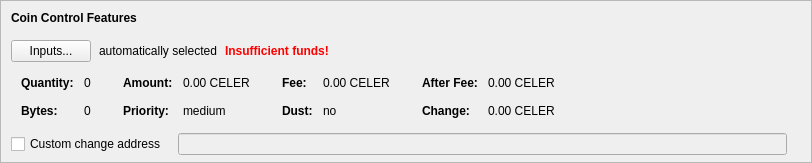
    <widget class="QFrame" name="frameCoinControl">
     <property name="sizePolicy">
      <sizepolicy hsizetype="Expanding" vsizetype="Expanding">
       <horstretch>0</horstretch>
       <verstretch>0</verstretch>
      </sizepolicy>
     </property>
     <property name="maximumSize">
      <size>
       <width>16777215</width>
       <height>16777215</height>
      </size>
     </property>
     <property name="frameShape">
      <enum>QFrame::StyledPanel</enum>
     </property>
     <property name="frameShadow">
      <enum>QFrame::Sunken</enum>
     </property>
     <layout class="QVBoxLayout" name="verticalLayoutCoinControl2">
      <property name="spacing">
       <number>0</number>
      </property>
      <property name="leftMargin">
       <number>0</number>
      </property>
      <property name="topMargin">
       <number>0</number>
      </property>
      <property name="rightMargin">
       <number>0</number>
      </property>
      <property name="bottomMargin">
       <number>6</number>
      </property>
      <item>
       <layout class="QVBoxLayout" name="verticalLayoutCoinControl" stretch="0,0,0,0,1">
        <property name="spacing">
         <number>0</number>
        </property>
        <property name="leftMargin">
         <number>10</number>
        </property>
        <property name="topMargin">
         <number>10</number>
        </property>
        <item>
         <layout class="QHBoxLayout" name="horizontalLayoutCoinControl1">
          <property name="bottomMargin">
           <number>15</number>
          </property>
          <item>
           <widget class="QLabel" name="labelCoinControlFeatures">
            <property name="sizePolicy">
             <sizepolicy hsizetype="Preferred" vsizetype="Maximum">
              <horstretch>0</horstretch>
              <verstretch>0</verstretch>
             </sizepolicy>
            </property>
            <property name="font">
             <font>
              <weight>75</weight>
              <bold>true</bold>
             </font>
            </property>
            <property name="styleSheet">
             <string notr="true">font-weight:bold;</string>
            </property>
            <property name="text">
             <string>Coin Control Features</string>
            </property>
           </widget>
          </item>
         </layout>
        </item>
        <item>
         <layout class="QHBoxLayout" name="horizontalLayoutCoinControl2" stretch="0,0,0,0">
          <property name="spacing">
           <number>8</number>
          </property>
          <property name="bottomMargin">
           <number>10</number>
          </property>
          <item>
           <widget class="QPushButton" name="pushButtonCoinControl">
            <property name="styleSheet">
             <string notr="true"/>
            </property>
            <property name="text">
             <string>Inputs...</string>
            </property>
            <property name="autoDefault">
             <bool>false</bool>
            </property>
           </widget>
          </item>
          <item>
           <widget class="QLabel" name="labelCoinControlAutomaticallySelected">
            <property name="text">
             <string>automatically selected</string>
            </property>
            <property name="margin">
             <number>5</number>
            </property>
           </widget>
          </item>
          <item>
           <widget class="QLabel" name="labelCoinControlInsuffFunds">
            <property name="font">
             <font>
              <weight>75</weight>
              <bold>true</bold>
             </font>
            </property>
            <property name="styleSheet">
             <string notr="true">color:red;font-weight:bold;</string>
            </property>
            <property name="text">
             <string>Insufficient funds!</string>
            </property>
            <property name="margin">
             <number>5</number>
            </property>
           </widget>
          </item>
          <item>
           <spacer name="horizontalSpacerCoinControl">
            <property name="orientation">
             <enum>Qt::Horizontal</enum>
            </property>
            <property name="sizeHint" stdset="0">
             <size>
              <width>40</width>
              <height>1</height>
             </size>
            </property>
           </spacer>
          </item>
         </layout>
        </item>
        <item>
         <widget class="QWidget" name="widgetCoinControl" native="true">
          <property name="sizePolicy">
           <sizepolicy hsizetype="Preferred" vsizetype="Preferred">
            <horstretch>0</horstretch>
            <verstretch>0</verstretch>
           </sizepolicy>
          </property>
          <property name="minimumSize">
           <size>
            <width>0</width>
            <height>0</height>
           </size>
          </property>
          <property name="styleSheet">
           <string notr="true"/>
          </property>
          <layout class="QHBoxLayout" name="horizontalLayoutCoinControl5">
           <property name="leftMargin">
            <number>0</number>
           </property>
           <property name="topMargin">
            <number>0</number>
           </property>
           <property name="rightMargin">
            <number>0</number>
           </property>
           <property name="bottomMargin">
            <number>0</number>
           </property>
           <item>
            <layout class="QHBoxLayout" name="horizontalLayoutCoinControl3" stretch="0,0,0,1">
             <property name="spacing">
              <number>20</number>
             </property>
             <property name="topMargin">
              <number>0</number>
             </property>
             <property name="bottomMargin">
              <number>10</number>
             </property>
             <item>
              <layout class="QFormLayout" name="formLayoutCoinControl1">
               <property name="horizontalSpacing">
                <number>10</number>
               </property>
               <property name="verticalSpacing">
                <number>14</number>
               </property>
               <property name="leftMargin">
                <number>10</number>
               </property>
               <property name="topMargin">
                <number>4</number>
               </property>
               <property name="rightMargin">
                <number>6</number>
               </property>
               <item row="0" column="0">
                <widget class="QLabel" name="labelCoinControlQuantityText">
                 <property name="font">
                  <font>
                   <weight>75</weight>
                   <bold>true</bold>
                  </font>
                 </property>
                 <property name="text">
                  <string>Quantity:</string>
                 </property>
                 <property name="margin">
                  <number>0</number>
                 </property>
                </widget>
               </item>
               <item row="0" column="1">
                <widget class="QLabel" name="labelCoinControlQuantity">
                 <property name="cursor">
                  <cursorShape>IBeamCursor</cursorShape>
                 </property>
                 <property name="contextMenuPolicy">
                  <enum>Qt::ActionsContextMenu</enum>
                 </property>
                 <property name="text">
                  <string notr="true">0</string>
                 </property>
                 <property name="margin">
                  <number>0</number>
                 </property>
                 <property name="textInteractionFlags">
                  <set>Qt::LinksAccessibleByMouse|Qt::TextSelectableByKeyboard|Qt::TextSelectableByMouse</set>
                 </property>
                </widget>
               </item>
               <item row="1" column="0">
                <widget class="QLabel" name="labelCoinControlBytesText">
                 <property name="font">
                  <font>
                   <weight>75</weight>
                   <bold>true</bold>
                  </font>
                 </property>
                 <property name="text">
                  <string>Bytes:</string>
                 </property>
                </widget>
               </item>
               <item row="1" column="1">
                <widget class="QLabel" name="labelCoinControlBytes">
                 <property name="cursor">
                  <cursorShape>IBeamCursor</cursorShape>
                 </property>
                 <property name="contextMenuPolicy">
                  <enum>Qt::ActionsContextMenu</enum>
                 </property>
                 <property name="text">
                  <string notr="true">0</string>
                 </property>
                 <property name="textInteractionFlags">
                  <set>Qt::LinksAccessibleByMouse|Qt::TextSelectableByKeyboard|Qt::TextSelectableByMouse</set>
                 </property>
                </widget>
               </item>
              </layout>
             </item>
             <item>
              <layout class="QFormLayout" name="formLayoutCoinControl2">
               <property name="horizontalSpacing">
                <number>10</number>
               </property>
               <property name="verticalSpacing">
                <number>14</number>
               </property>
               <property name="leftMargin">
                <number>6</number>
               </property>
               <property name="topMargin">
                <number>4</number>
               </property>
               <property name="rightMargin">
                <number>6</number>
               </property>
               <item row="0" column="0">
                <widget class="QLabel" name="labelCoinControlAmountText">
                 <property name="font">
                  <font>
                   <weight>75</weight>
                   <bold>true</bold>
                  </font>
                 </property>
                 <property name="text">
                  <string>Amount:</string>
                 </property>
                 <property name="margin">
                  <number>0</number>
                 </property>
                </widget>
               </item>
               <item row="0" column="1">
                <widget class="QLabel" name="labelCoinControlAmount">
                 <property name="cursor">
                  <cursorShape>IBeamCursor</cursorShape>
                 </property>
                 <property name="contextMenuPolicy">
                  <enum>Qt::ActionsContextMenu</enum>
                 </property>
                 <property name="text">
                  <string notr="true">0.00 CELER</string>
                 </property>
                 <property name="textInteractionFlags">
                  <set>Qt::LinksAccessibleByMouse|Qt::TextSelectableByKeyboard|Qt::TextSelectableByMouse</set>
                 </property>
                </widget>
               </item>
               <item row="1" column="0">
                <widget class="QLabel" name="labelCoinControlPriorityText">
                 <property name="font">
                  <font>
                   <weight>75</weight>
                   <bold>true</bold>
                  </font>
                 </property>
                 <property name="text">
                  <string>Priority:</string>
                 </property>
                </widget>
               </item>
               <item row="1" column="1">
                <widget class="QLabel" name="labelCoinControlPriority">
                 <property name="cursor">
                  <cursorShape>IBeamCursor</cursorShape>
                 </property>
                 <property name="contextMenuPolicy">
                  <enum>Qt::ActionsContextMenu</enum>
                 </property>
                 <property name="text">
                  <string>medium</string>
                 </property>
                 <property name="textInteractionFlags">
                  <set>Qt::LinksAccessibleByMouse|Qt::TextSelectableByKeyboard|Qt::TextSelectableByMouse</set>
                 </property>
                </widget>
               </item>
              </layout>
             </item>
             <item>
              <layout class="QFormLayout" name="formLayoutCoinControl3">
               <property name="horizontalSpacing">
                <number>10</number>
               </property>
               <property name="verticalSpacing">
                <number>14</number>
               </property>
               <property name="leftMargin">
                <number>6</number>
               </property>
               <property name="topMargin">
                <number>4</number>
               </property>
               <property name="rightMargin">
                <number>6</number>
               </property>
               <item row="0" column="0">
                <widget class="QLabel" name="labelCoinControlFeeText">
                 <property name="font">
                  <font>
                   <weight>75</weight>
                   <bold>true</bold>
                  </font>
                 </property>
                 <property name="text">
                  <string>Fee:</string>
                 </property>
                 <property name="margin">
                  <number>0</number>
                 </property>
                </widget>
               </item>
               <item row="0" column="1">
                <widget class="QLabel" name="labelCoinControlFee">
                 <property name="cursor">
                  <cursorShape>IBeamCursor</cursorShape>
                 </property>
                 <property name="contextMenuPolicy">
                  <enum>Qt::ActionsContextMenu</enum>
                 </property>
                 <property name="text">
                  <string notr="true">0.00 CELER</string>
                 </property>
                 <property name="textInteractionFlags">
                  <set>Qt::LinksAccessibleByMouse|Qt::TextSelectableByKeyboard|Qt::TextSelectableByMouse</set>
                 </property>
                </widget>
               </item>
               <item row="1" column="0">
                <widget class="QLabel" name="labelCoinControlLowOutputText">
                 <property name="font">
                  <font>
                   <weight>75</weight>
                   <bold>true</bold>
                  </font>
                 </property>
                 <property name="text">
                  <string>Dust:</string>
                 </property>
                </widget>
               </item>
               <item row="1" column="1">
                <widget class="QLabel" name="labelCoinControlLowOutput">
                 <property name="cursor">
                  <cursorShape>IBeamCursor</cursorShape>
                 </property>
                 <property name="contextMenuPolicy">
                  <enum>Qt::ActionsContextMenu</enum>
                 </property>
                 <property name="text">
                  <string>no</string>
                 </property>
                 <property name="textInteractionFlags">
                  <set>Qt::LinksAccessibleByMouse|Qt::TextSelectableByKeyboard|Qt::TextSelectableByMouse</set>
                 </property>
                </widget>
               </item>
              </layout>
             </item>
             <item>
              <layout class="QFormLayout" name="formLayoutCoinControl4">
               <property name="horizontalSpacing">
                <number>10</number>
               </property>
               <property name="verticalSpacing">
                <number>14</number>
               </property>
               <property name="leftMargin">
                <number>6</number>
               </property>
               <property name="topMargin">
                <number>4</number>
               </property>
               <property name="rightMargin">
                <number>6</number>
               </property>
               <item row="0" column="0">
                <widget class="QLabel" name="labelCoinControlAfterFeeText">
                 <property name="font">
                  <font>
                   <weight>75</weight>
                   <bold>true</bold>
                  </font>
                 </property>
                 <property name="text">
                  <string>After Fee:</string>
                 </property>
                 <property name="margin">
                  <number>0</number>
                 </property>
                </widget>
               </item>
               <item row="0" column="1">
                <widget class="QLabel" name="labelCoinControlAfterFee">
                 <property name="cursor">
                  <cursorShape>IBeamCursor</cursorShape>
                 </property>
                 <property name="contextMenuPolicy">
                  <enum>Qt::ActionsContextMenu</enum>
                 </property>
                 <property name="text">
                  <string notr="true">0.00 CELER</string>
                 </property>
                 <property name="textInteractionFlags">
                  <set>Qt::LinksAccessibleByMouse|Qt::TextSelectableByKeyboard|Qt::TextSelectableByMouse</set>
                 </property>
                </widget>
               </item>
               <item row="1" column="0">
                <widget class="QLabel" name="labelCoinControlChangeText">
                 <property name="font">
                  <font>
                   <weight>75</weight>
                   <bold>true</bold>
                  </font>
                 </property>
                 <property name="text">
                  <string>Change:</string>
                 </property>
                </widget>
               </item>
               <item row="1" column="1">
                <widget class="QLabel" name="labelCoinControlChange">
                 <property name="cursor">
                  <cursorShape>IBeamCursor</cursorShape>
                 </property>
                 <property name="contextMenuPolicy">
                  <enum>Qt::ActionsContextMenu</enum>
                 </property>
                 <property name="text">
                  <string notr="true">0.00 CELER</string>
                 </property>
                 <property name="textInteractionFlags">
                  <set>Qt::LinksAccessibleByMouse|Qt::TextSelectableByKeyboard|Qt::TextSelectableByMouse</set>
                 </property>
                </widget>
               </item>
              </layout>
             </item>
            </layout>
           </item>
          </layout>
         </widget>
        </item>
        <item>
         <layout class="QHBoxLayout" name="horizontalLayoutCoinControl4" stretch="0,0,0">
          <property name="spacing">
           <number>12</number>
          </property>
          <property name="sizeConstraint">
           <enum>QLayout::SetDefaultConstraint</enum>
          </property>
          <property name="topMargin">
           <number>5</number>
          </property>
          <property name="rightMargin">
           <number>5</number>
          </property>
          <item>
           <widget class="QCheckBox" name="checkBoxCoinControlChange">
            <property name="toolTip">
             <string>If this is activated, but the change address is empty or invalid, change will be sent to a newly generated address.</string>
            </property>
            <property name="text">
             <string>Custom change address</string>
            </property>
           </widget>
          </item>
          <item>
           <widget class="QValidatedLineEdit" name="lineEditCoinControlChange">
            <property name="enabled">
             <bool>false</bool>
            </property>
            <property name="sizePolicy">
             <sizepolicy hsizetype="Expanding" vsizetype="Fixed">
              <horstretch>0</horstretch>
              <verstretch>0</verstretch>
             </sizepolicy>
            </property>
           </widget>
          </item>
          <item>
           <widget class="QLabel" name="labelCoinControlChangeLabel">
            <property name="sizePolicy">
             <sizepolicy hsizetype="Preferred" vsizetype="Expanding">
              <horstretch>0</horstretch>
              <verstretch>0</verstretch>
             </sizepolicy>
            </property>
            <property name="minimumSize">
             <size>
              <width>0</width>
              <height>0</height>
             </size>
            </property>
            <property name="text">
             <string/>
            </property>
            <property name="margin">
             <number>3</number>
            </property>
           </widget>
          </item>
         </layout>
        </item>
        <item>
         <spacer name="verticalSpacerCoinControl">
          <property name="orientation">
           <enum>Qt::Vertical</enum>
          </property>
          <property name="sizeHint" stdset="0">
           <size>
            <width>800</width>
            <height>1</height>
           </size>
          </property>
         </spacer>
        </item>
       </layout>
      </item>
     </layout>
    </widget>
